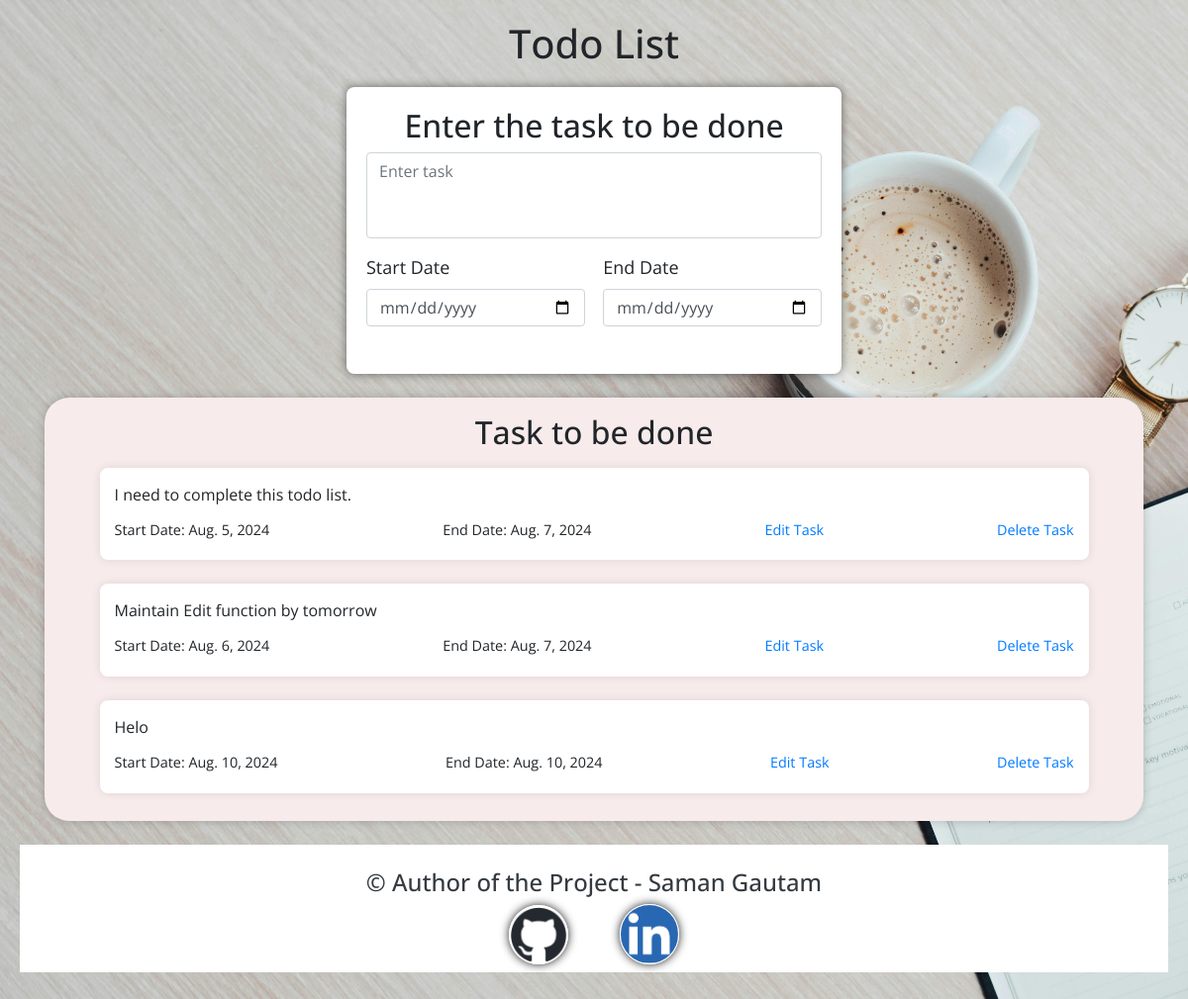
/todo-list-tasks, run on an earlier commit of the app's database.
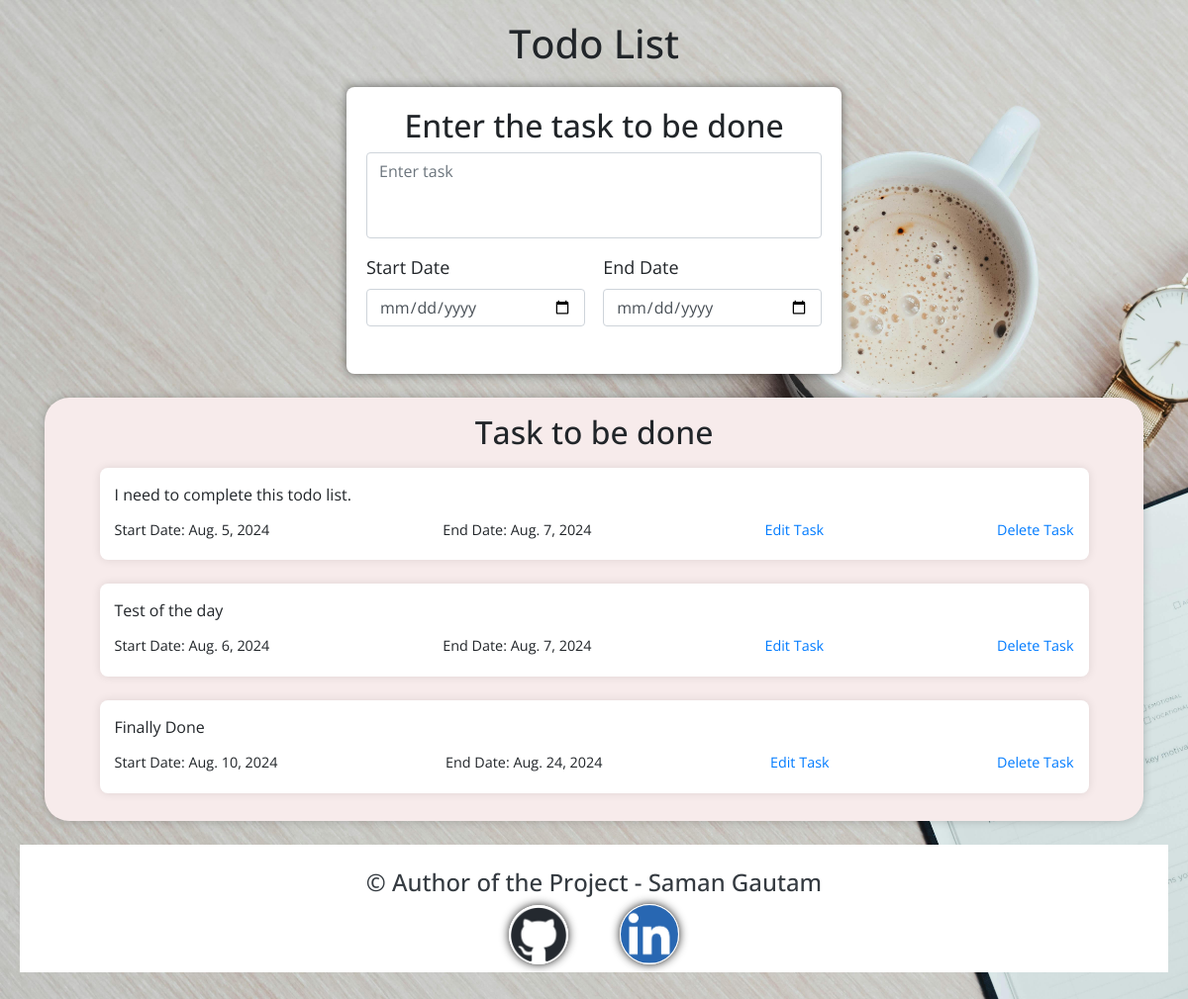
And on a later commit of the database.
### core/models.py (models this page shows, shortened)
class Task(models.Model):
    taskId = models.AutoField(primary_key=True)
    task = models.CharField(max_length=1500, null=True, blank=False, verbose_name='Add your task')
    start_date = models.DateField()
    end_date = models.DateField()

### core/views.py (the view)
# urls.py: path("todo-list-tasks", import_task, name="import_task"),
def import_task(request):
    details = Task.objects.all()
    context = {
        'details': details
    }
    return render(request=request, template_name='todolist.html', context=context)

### templates/todolist.html (shortened to what this page needs)
<!DOCTYPE html>
<html lang="en">
  {% load static %}
  <head>
    <link href="https://maxcdn.bootstrapcdn.com/bootstrap/4.5.2/css/bootstrap.min.css" rel="stylesheet" />
    <link href="{% static 'css/stylesheet.css' %}" rel="stylesheet" />
  </head>
  <body>
    <div class="container">
      <h1 class="text-center">Todo List</h1>
      <div class="form-container pb-2">
        <h2 class="text-center">Enter the task to be done</h2>
        <form id="todoForm" method="POST" action="{% url 'save_task' %}">
          <div class="form-group">
            <textarea class="form-control" id="task" placeholder="Enter task" name="task" required></textarea>
          </div>
          <div class="date-fields">
            <div class="form-group">
              <label for="startdate">Start Date</label>
              <input type="date" class="form-control" id="startdate" min="2024-06-15" name="startdate" required />
            </div>
            <div class="form-group">
              <label for="enddate">End Date</label>
              <input type="date" class="form-control" id="enddate" name="enddate" required />
            </div>
          </div>
        </form>
      </div>
      <div class="task-list pb-1 mt-4 mb-4" id="taskList">
        <h2 class="text-center pt-3 pb-2">Task to be done</h2>
        {% for i in details %}
          <div class="task-item mb-4">
            <p class="pb-2">{{ i.task }}</p>
            <div class="date-fields">
              <p>Start Date: {{ i.start_date }}</p>
              <p>End Date: {{ i.end_date }}</p>
              <a href="edit/task/{{i.taskId}}/">Edit Task</a>
              <a href="delete/task/{{ i.taskId }}">Delete Task</a>
            </div>
          </div>
        {% endfor %}
      </div>
    </div>
    <div class="footer text-center">
      <div class="p-2 mt-2 mb-2 bg-white text-dark">
        <div class="mt-3">
          <footer class="h4">&copy; Author of the Project - Saman Gautam</footer>
        </div>
        <div class="d-inline text-center mr-5 social-link">
          <a href="https://github.com/SamanGautam10" target="_blank"><img src="{% static 'images/github.png' %}" alt="GitHub Profile"/></a>
        </div>
        <div class="d-inline text-center social-link">
          <a href="https://www.linkedin.com/in/saman-gautam-288b26281/" target="_blank"><img src="{% static 'images/linkedin.png' %}" alt="GitHub Profile"/></a>
        </div>
      </div>
    </div>
  </body>
</html>

What changed in the data, as far as the page shows it:
changed Task: task "Maintain Edit function by tomorrow" → "Test of the day"
changed Task: task "Helo" → "Finally Done"; end_date "Aug. 10, 2024" → "Aug. 24, 2024"
